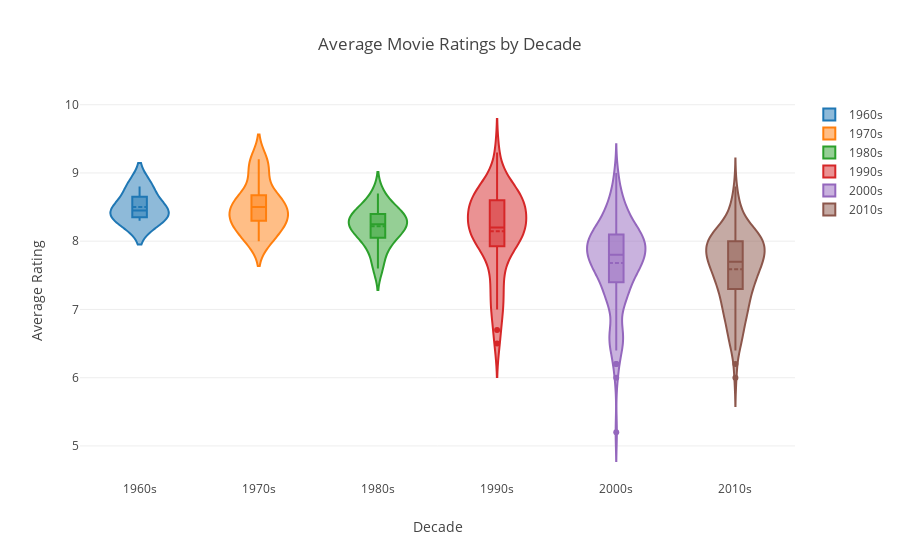

Source (notebook cell):
### Code cell
da = []
for i in range(0,len(pd.unique(df['decade']))):
    trace = {
            "type": 'violin',
            "x": df['decade'][df['decade'] == pd.unique(df['decade'])[i]],
            "y": df['IMDB rating'][df['decade'] == pd.unique(df['decade'])[i]],
            "name": pd.unique(df['decade'])[i],
            "box": {
                "visible": True
            },
            "meanline": {
                "visible": True
            }
        }
    da.append(trace)

        
fig = {
    "data": da,
    "layout" : {
        "title": "Average Movie Ratings by Decade",
            "xaxis" : dict(title = 'Decade', autotick=False, showticklabels=True),
            "yaxis" : dict(title = 'Average Rating')
    }
}

iplot(fig, validate = False)

### Figure 1 — Plotly figure (JSON) as saved in the notebook; plotly's stock layout.template omitted (floating-point values rounded to 4 significant figures; data arrays with more than 128 entries replaced by an {"elided": "..."} marker saying what was removed)
{"data": [{"box": {"visible": true}, "meanline": {"visible": true}, "name": "1960s", "type": "violin", "x": ["1960s", "1960s", "1960s", "1960s"], "y": [8.3, 8.5, 8.8, 8.4]}, {"box": {"visible": true}, "meanline": {"visible": true}, "name": "1970s", "type": "violin", "x": ["1970s", "1970s", "1970s", "1970s", "1970s", "1970s", "1970s", "1970s", "1970s", "1970s", "1970s"], "y": [9.2, 8.3, 9, 8.3, 8.6, 8.5, 8.5, 8.1, 8, 8.7, 8.3]}, {"box": {"visible": true}, "meanline": {"visible": true}, "name": "1980s", "type": "violin", "x": ["1980s", "1980s", "1980s", "1980s", "1980s", "1980s", "1980s", "1980s", "1980s", "1980s", "1980s", "1980s", "1980s", "1980s", "1980s", "1980s"], "y": [8, 8.2, 8.3, 8.2, 8.5, 8.4, 8.5, 8.3, 8.4, 8.7, 8.2, 7.8, 7.6, 8.3, 8.1, 8]}, {"box": {"visible": true}, "meanline": {"visible": true}, "name": "1990s", "type": "violin", "x": ["1990s", "1990s", "1990s", "1990s", "1990s", "1990s", "1990s", "1990s", "1990s", "1990s", "1990s", "1990s", "1990s", "1990s", "1990s", "1990s", "1990s", "1990s", "1990s", "1990s", "1990s", "1990s", "1990s", "1990s", "1990s", "1990s", "1990s", "1990s", "1990s", "1990s", "1990s", "1990s", "1990s", "1990s", "1990s", "1990s", "1990s", "1990s", "1990s", "1990s", "1990s", "1990s", "1990s", "1990s", "1990s", "1990s", "1990s"], "y": [8.3, 7.9, 8.2, 8.3, 7.7, 8.1, 7, 8.3, 8.5, 6.7, 8.3, 8.2, 7.1, 7, 7.3, 7.5, 8, 8.1, 9.3, 8, 7.4, 8.8, 8.9, 8.8, 8.7, 8, 8.6, 8.1, 8.2, 8.6, 8.6, 8.1, 8.6, 8.6, 8.4, 8.9, 7.8, 8.1, 8.2, 8.4, 7.9, 8.7, 8.6, 6.5, 8.6, 8.5, 8.5]}, {"box": {"visible": true}, "meanline": {"visible": true}, "name": "2000s", "type": "violin", "x": ["2000s", "2000s", "2000s", "2000s", "2000s", "2000s", "2000s", "2000s", "2000s", "2000s", "2000s", "2000s", "2000s", "2000s", "2000s", "2000s", "2000s", "2000s", "2000s", "2000s", "2000s", "2000s", "2000s", "2000s", "2000s", "2000s", "2000s", "2000s", "2000s", "2000s", "2000s", "2000s", "2000s", "2000s", "2000s", "2000s", "2000s", "2000s", "2000s", "2000s", "2000s", "2000s", "2000s", "2000s", "2000s", "2000s", "2000s", "2000s", "2000s", "2000s", "2000s", "2000s", "2000s", "2000s", "2000s", "2000s", "2000s", "2000s", "2000s", "2000s", "2000s", "2000s", "2000s", "2000s", "2000s", "2000s", "2000s", "2000s", "2000s", "2000s", "2000s", "2000s", "2000s", "2000s", "2000s", "2000s", "2000s", "2000s", "2000s", "2000s", "2000s", "2000s", "2000s", "2000s", "2000s", "2000s", "2000s", "2000s", "2000s", "2000s", "2000s", "2000s", "2000s", "2000s", "2000s", "2000s", "2000s", "2000s", "2000s", "2000s", "2000s", "2000s", "2000s", "2000s", "2000s", "2000s", "2000s", "2000s", "2000s", "2000s", "2000s", "2000s", "2000s", "2000s", "2000s", "2000s", "2000s", "2000s", "2000s", "2000s", "2000s", "2000s"], "y": [5.2, 7.7, 6.2, 7.8, 7.8, 7.1, 8, 8, 8, 7.9, 7.8, 7.6, 8.6, 7.4, 7.1, 8.1, 7.6, 7.9, 6.7, 6.7, 8, 6.2, 8.4, 7.6, 7.6, 7.5, 6.7, 7.2, 6.5, 7.6, 7.7, 7.7, 6.6, 7.9, 8.2, 7.1, 7.5, 6.4, 7.3, 7.4, 7.9, 7.7, 8, 7.6, 7.4, 7.5, 7.2, 7.9, 7.6, 7.8, 7.8, 7.8, 7.9, 7.6, 7.7, 8.2, 7.9, 6.6, 7.3, 8.2, 8.1, 8, 8.1, 8.1, 7.8, 8.3, 8.3, 8, 8.1, 7.2, 7.7, 6.6, 7.7, 7.1, 8.1, 7.7, 8.3, 7.5, 8.2, 8.1, 9, 8.8, 8.9, 8.7, 8.5, 7.9, 8.2, 8.3, 7.9, 8.5, 7.8, 8.5, 7.1, 8, 8.2, 6, 8.4, 8.1, 8.5, 6.6, 7.9, 7.2, 8, 7.6, 7.6, 8, 7.6, 8.1, 7.2, 7.3, 6.5, 6.4, 8.5, 8, 7.6, 7.3, 7.8, 8.6, 6.6, 8, 8.3, 8]}, {"box": {"visible": true}, "meanline": {"visible": true}, "name": "2010s", "type": "violin", "x": {"elided": "133 str values"}, "y": {"elided": "133 float values"}}], "layout": {"title": "Average Movie Ratings by Decade", "xaxis": {"autotick": false, "showticklabels": true, "title": "Decade"}, "yaxis": {"title": "Average Rating"}}}
